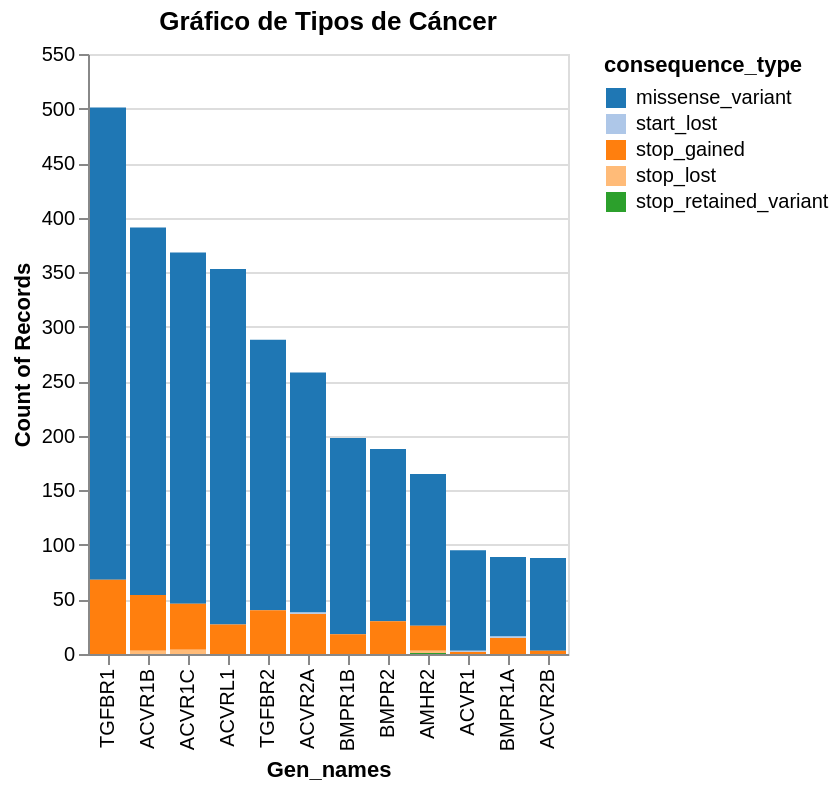

Here is the notebook cell this chart was saved with:
### Code cell
# Grafica el numero de mutaciones por tipo de cancer, y representa consequence type por color
# crea una lista despegable para cada tipo de cancer
import altair as alt
import pandas as pd

# Lista con los tipos de cancer, que estaran en la lista desplegable

lista = df_cancer['tipo_cancer'].unique()
print(lista)

# DataFrame llamado df_cancer
alt.data_transformers.enable('default', max_rows=None) #configura las transformaciones de datos de Altair para manejar todos los datos, incluso si hay un gran número de filas en el DataFrame.
#al  utilizar max_rows=None, Altair no establecerá un límite máximo en el número de filas a utilizar
# Crear un gráfico 'base' con todos los datos
base=alt.Chart(df_cancer
).mark_bar().encode(
    y=alt.Y('count(aa_mutation):Q'),
    x=alt.X('Gen_names:N', sort='-y'),
    color=alt.Color('consequence_type', scale=alt.Scale(scheme='category20'))
    #color para mas de 20 categorias
).properties(
    title='Gráfico de Tipos de Cáncer' #Titulo del grafico
)

# Crear una selección desplegable (dropdown) para los tipos de cáncer
tipo_cancer_dropdown = alt.binding_select(options=df_cancer['tipo_cancer'].unique().tolist(), name='Seleccionar Tipo de Cáncer:')
selection = alt.selection_point(fields=['tipo_cancer'], bind=tipo_cancer_dropdown, name='Seleccion')


# Aplicar la selección para filtrar los datos
filtered_chart = base.add_params(selection).transform_filter(selection)

# Visualizar el gráfico 
filtered_chart

### Figure 1 — Vega-Lite specification as saved in the notebook (floating-point values rounded to 4 significant figures; data arrays with more than 128 entries replaced by an {"elided": "..."} marker saying what was removed)
{"config": {"view": {"continuousWidth": 300, "continuousHeight": 300}}, "data": {"name": "data-c9e232108e0e2cd724c1d7f67707161d"}, "mark": {"type": "bar"}, "encoding": {"color": {"field": "consequence_type", "scale": {"scheme": "category20"}, "type": "nominal"}, "x": {"field": "Gen_names", "sort": "-y", "type": "nominal"}, "y": {"aggregate": "count", "field": "aa_mutation", "type": "quantitative"}}, "params": [{"name": "Seleccion", "select": {"type": "point", "fields": ["tipo_cancer"]}, "bind": {"input": "select", "options": ["Ovario", "Pulmon", "Estomago", "Pancreas", "Colon", "Cerebro", "Seno ", "Prostata", "Vejiga", "Riñon", "Sangre", "Cabeza", "Higado", "Piel", "Utero", "Gladd", "Cervix"], "name": "Seleccionar Tipo de Cáncer:"}}], "title": "Gráfico de Tipos de Cáncer", "transform": [{"filter": {"param": "Seleccion"}}], "$schema": "https://vega.github.io/schema/vega-lite/v5.17.0.json", "datasets": {"data-c9e232108e0e2cd724c1d7f67707161d": {"elided": "2982 records"}}}
